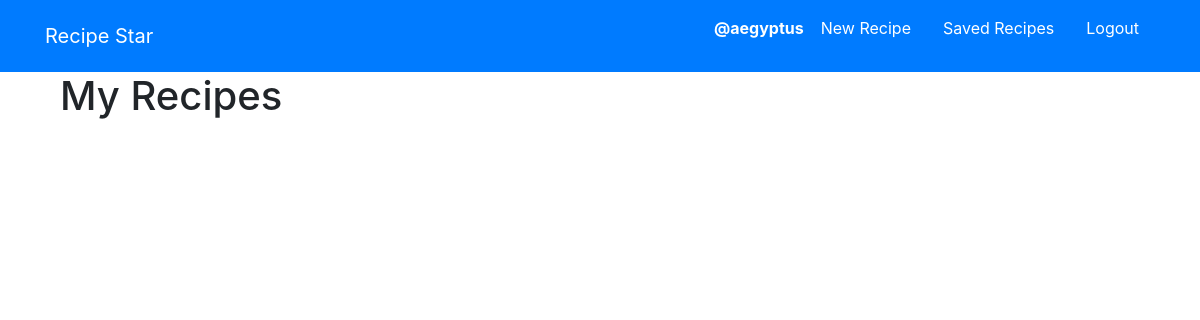
Page /recipies/saved/ (signed in) on the earlier database version.
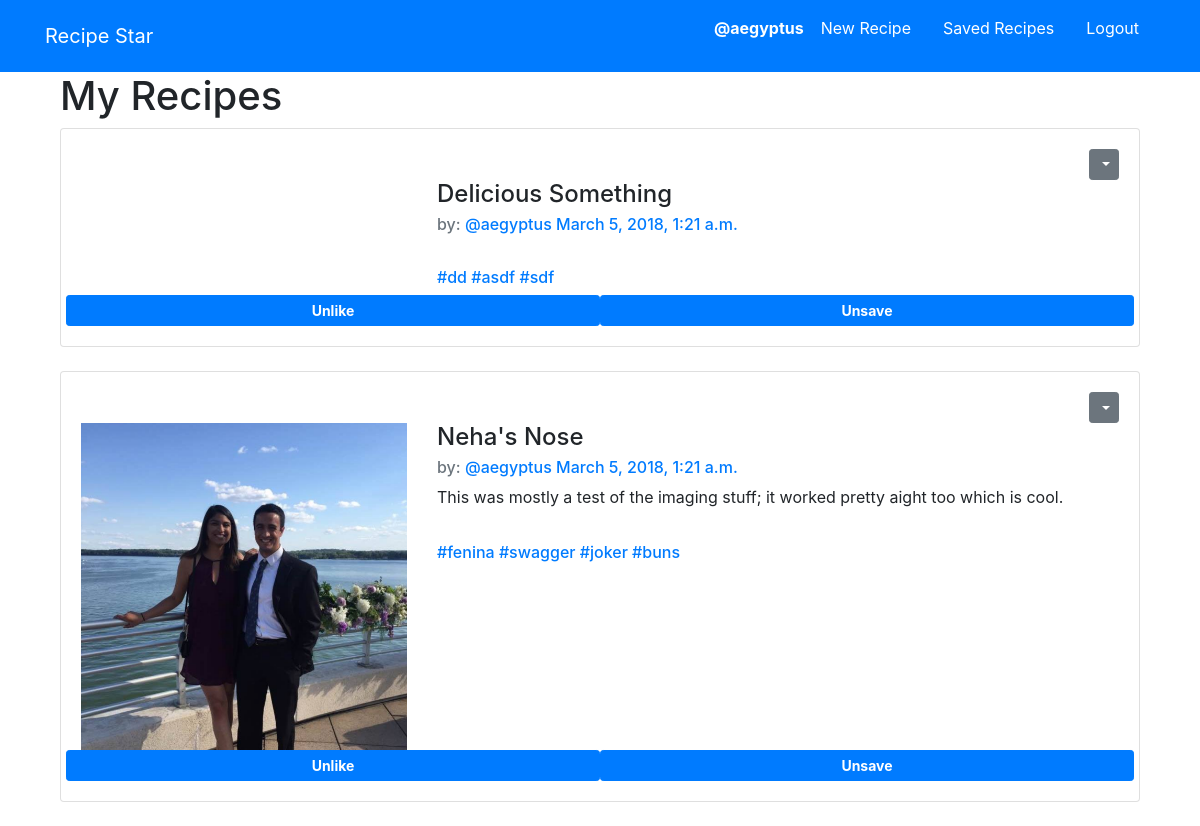
Same page on the later database version.
### recipies/models.py (models this page shows, shortened)
class Recipe(models.Model):
    user = models.ForeignKey(auth.models.User, on_delete=models.CASCADE, related_name='recipes')
    name = models.CharField(max_length=100)
    instructions = models.TextField()
    ingredients = models.TextField()
    created_at = models.DateTimeField(auto_now=True)
    about = models.TextField(blank=True, default='')
    cuisine = TaggableManager()
    pic = models.ImageField(upload_to=UploadToPathAndRename('images'), null=True, blank=True)
    like_id = models.CharField(max_length=20, editable=False)
    save_id = models.CharField(max_length=20, editable=False)
    class Meta:
        ordering = ['-created_at']

### recipies/views.py (the view)
# urls.py: path('saved/', views.SavedRecipeList.as_view(), name='saved_list'),
class SavedRecipeList(generic.ListView, SelectRelatedMixin, LoginRequiredMixin):
    model = models.Save
    select_related = ('user')
    template_name = 'recipies/saved_recipes.html'
    def get_context_data(self, **kwargs):
        context = super().get_context_data(**kwargs)
        context['recipe_user'] = self.recipe_user
        return context
    def get_queryset(self):
        user = self.request.user.username
        try:
            self.recipe_user = User.objects.prefetch_related('saves').get(username__iexact=user)
        except User.DoesNotExist:
            print("asdf")
        else:
            return self.recipe_user.saves.all()
        self.queryset = self.model.objects.filter()

### recipies/templatetags/app_filters.py (called while the page is built)
def htfy(value):
    if str(value)[0]=='#':
        return value
    else:
        return '#'+str(value)

def get_recipe(value):
    return [val.recipe for val in value]

### recipies/templates/recipies/saved_recipes.html
{% extends 'base.html' %}
{% load app_filters %}
{% block content %}
<div class="container">
  <h1>My Recipes</h1>
  {% for recipe in save_list|get_recipe %}
    {% include 'recipies/_recipe.html' %}
  {% endfor %}
</div>
{% endblock %}

### recipies/templates/recipies/_recipe.html (shortened to what this page needs)
{% load app_filters %}
<div class="card">
  <div class="card-body">
      {% if user.is_authenticated and recipe.user == user %}
      <div class="dropdown" align="right" style="vertical-align: top;">
        <button class="btn btn-secondary btn-sm dropdown-toggle"
        type="button" id="dropdownMenu1" data-toggle="dropdown"
        aria-haspopup="true" aria-expanded="false">
        </button>
      </div>
      {% endif %}
<div class='row'>
  <div class='col-md-4'>
    {% if recipe.pic %}
      <img src="{{ recipe.pic.url }}" style='height: 100%; width: 100%; object-fit: contain' alt='blah' />
    {% endif %}
  </div>
  <div class='col-md-8'>
  <h4 class='card-title'>{{recipe.name}}</h4>
    <h6 class='card-subtitle mb-2 text-muted'>
    by: <a href="{% url 'recipies:by_recipe' username=recipe.user.username %}">@{{recipe.user.username}}</a>
    <a href="{% url 'recipies:detailview' pk=recipe.pk %}">{{recipe.created_at}}</a>
  </h6>
  <p class='card-text'>
    {{recipe.about}}
  </p>
  <br>
  <h6 class='card-subtitle mb-2 text-muted'>
    {% for tags in recipe.cuisine.names %}
    <a href="#">{{ tags|htfy }}</a>
    {% endfor %}
  </div>
</div>
<div class="row">
  <button class="btn btn-sm btn-primary like col" id="{{recipe.like_id}}">
  {% if recipe in user.likes.all|get_recipe %}
    <strong>Unlike</strong>
  {% else %}
    <strong>Like</strong>
  {% endif %}
  </button>
  <button class="btn btn-sm btn-primary save col" id="{{recipe.save_id}}">
  {% if recipe in user.saves.all|get_recipe %}
    <strong>Unsave</strong>
  {% else %}
    <strong>Save</strong>
  {% endif %}
  </button>
</div>
</div>
</div>
<br>

Differences in the rows shown:
now on this page (row edited): Recipe: name "Delicious Something", user.username "aegyptus", created_at "March 5, 2018, 1:21 a.m.", names "#dd" "#asdf" "#sdf", shows "Unlike", shows "Unsave"
now on this page (row edited): Recipe: pic (picture), name "Neha's Nose", user.username "aegyptus", created_at "March 5, 2018, 1:21 a.m.", about "This was mostly a test of the imaging stuff; it worked pretty aight too which is cool.", names "#fenina" "#swagger" "#joker" "#buns", shows "Unlike", shows "Unsave"
